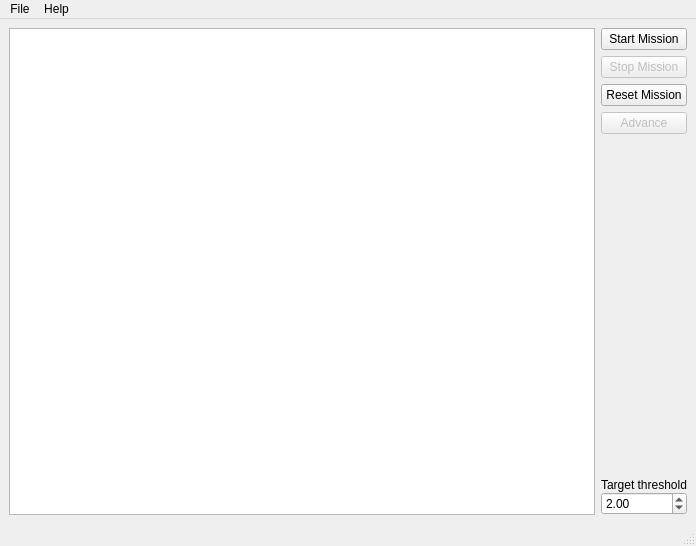
<?xml version="1.0" encoding="UTF-8"?>
<ui version="4.0">
 <class>MainWindow</class>
 <widget class="QMainWindow" name="MainWindow">
  <property name="geometry">
   <rect>
    <x>0</x>
    <y>0</y>
    <width>696</width>
    <height>546</height>
   </rect>
  </property>
  <property name="windowTitle">
   <string>RobuROC4 Mission Viewer</string>
  </property>
  <widget class="QWidget" name="centralwidget">
   <layout class="QHBoxLayout" name="horizontalLayout_2">
    <item>
     <widget class="QListView" name="waypointsListView"/>
    </item>
    <item>
     <layout class="QVBoxLayout" name="verticalLayout">
      <property name="sizeConstraint">
       <enum>QLayout::SetDefaultConstraint</enum>
      </property>
      <item>
       <widget class="QPushButton" name="startButton">
        <property name="text">
         <string>Start Mission</string>
        </property>
       </widget>
      </item>
      <item>
       <widget class="QPushButton" name="stopButton">
        <property name="enabled">
         <bool>false</bool>
        </property>
        <property name="text">
         <string>Stop Mission</string>
        </property>
       </widget>
      </item>
      <item>
       <widget class="QPushButton" name="resetMission">
        <property name="enabled">
         <bool>true</bool>
        </property>
        <property name="text">
         <string>Reset Mission</string>
        </property>
       </widget>
      </item>
      <item>
       <widget class="QPushButton" name="advanceButton">
        <property name="enabled">
         <bool>false</bool>
        </property>
        <property name="text">
         <string>Advance</string>
        </property>
       </widget>
      </item>
      <item>
       <spacer name="verticalSpacer">
        <property name="orientation">
         <enum>Qt::Vertical</enum>
        </property>
        <property name="sizeHint" stdset="0">
         <size>
          <width>20</width>
          <height>40</height>
         </size>
        </property>
       </spacer>
      </item>
      <item>
       <layout class="QVBoxLayout" name="verticalLayout_2">
        <property name="spacing">
         <number>0</number>
        </property>
        <item>
         <widget class="QLabel" name="targetDialLabel">
          <property name="text">
           <string>Target threshold</string>
          </property>
         </widget>
        </item>
        <item>
         <widget class="QDoubleSpinBox" name="targetDial">
          <property name="value">
           <double>2.000000000000000</double>
          </property>
         </widget>
        </item>
       </layout>
      </item>
     </layout>
    </item>
   </layout>
  </widget>
  <widget class="QMenuBar" name="menubar">
   <property name="geometry">
    <rect>
     <x>0</x>
     <y>0</y>
     <width>696</width>
     <height>23</height>
    </rect>
   </property>
   <widget class="QMenu" name="menuFile">
    <property name="title">
     <string>File</string>
    </property>
    <addaction name="actionOpen"/>
    <addaction name="actionSave"/>
    <addaction name="actionSave_as"/>
   </widget>
   <widget class="QMenu" name="menuHelp">
    <property name="title">
     <string>Help</string>
    </property>
    <addaction name="actionAbout"/>
   </widget>
   <addaction name="menuFile"/>
   <addaction name="menuHelp"/>
  </widget>
  <widget class="QStatusBar" name="statusbar"/>
  <action name="actionAbout">
   <property name="text">
    <string>About...</string>
   </property>
  </action>
  <action name="actionOpen">
   <property name="text">
    <string>Open...</string>
   </property>
  </action>
  <action name="actionSave">
   <property name="text">
    <string>Save</string>
   </property>
  </action>
  <action name="actionSave_as">
   <property name="text">
    <string>Save As...</string>
   </property>
  </action>
 </widget>
 <resources/>
 <connections/>
</ui>
